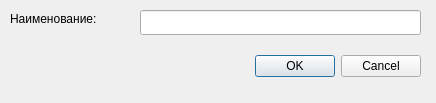
<?xml version="1.0" encoding="UTF-8"?>
<ui version="4.0">
 <class>TownDialog</class>
 <widget class="QDialog" name="TownDialog">
  <property name="geometry">
   <rect>
    <x>0</x>
    <y>0</y>
    <width>436</width>
    <height>103</height>
   </rect>
  </property>
  <property name="windowTitle">
   <string>Пункт отправления (прибытия)</string>
  </property>
  <widget class="QDialogButtonBox" name="buttonBox">
   <property name="geometry">
    <rect>
     <x>80</x>
     <y>50</y>
     <width>341</width>
     <height>32</height>
    </rect>
   </property>
   <property name="orientation">
    <enum>Qt::Horizontal</enum>
   </property>
   <property name="standardButtons">
    <set>QDialogButtonBox::Cancel|QDialogButtonBox::Ok</set>
   </property>
  </widget>
  <widget class="QLabel" name="label">
   <property name="geometry">
    <rect>
     <x>10</x>
     <y>10</y>
     <width>121</width>
     <height>17</height>
    </rect>
   </property>
   <property name="text">
    <string>Наименование:</string>
   </property>
  </widget>
  <widget class="QLineEdit" name="m_name">
   <property name="geometry">
    <rect>
     <x>140</x>
     <y>10</y>
     <width>281</width>
     <height>25</height>
    </rect>
   </property>
  </widget>
 </widget>
 <resources/>
 <connections>
  <connection>
   <sender>buttonBox</sender>
   <signal>accepted()</signal>
   <receiver>TownDialog</receiver>
   <slot>accept()</slot>
   <hints>
    <hint type="sourcelabel">
     <x>248</x>
     <y>254</y>
    </hint>
    <hint type="destinationlabel">
     <x>157</x>
     <y>274</y>
    </hint>
   </hints>
  </connection>
  <connection>
   <sender>buttonBox</sender>
   <signal>rejected()</signal>
   <receiver>TownDialog</receiver>
   <slot>reject()</slot>
   <hints>
    <hint type="sourcelabel">
     <x>316</x>
     <y>260</y>
    </hint>
    <hint type="destinationlabel">
     <x>286</x>
     <y>274</y>
    </hint>
   </hints>
  </connection>
 </connections>
</ui>
